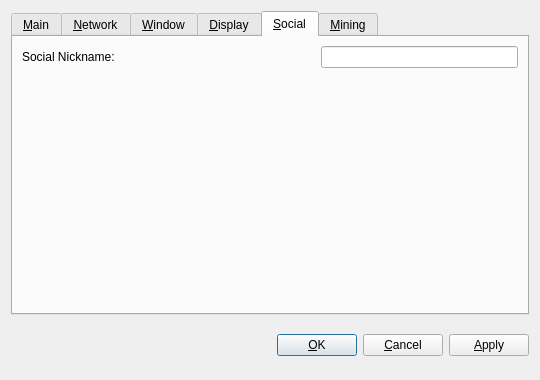
<?xml version="1.0" encoding="UTF-8"?>
<ui version="4.0">
 <class>OptionsDialog</class>
 <widget class="QDialog" name="OptionsDialog">
  <property name="geometry">
   <rect>
    <x>0</x>
    <y>0</y>
    <width>540</width>
    <height>380</height>
   </rect>
  </property>
  <property name="windowTitle">
   <string>Options</string>
  </property>
  <property name="modal">
   <bool>true</bool>
  </property>
  <layout class="QVBoxLayout" name="verticalLayout">
   <item>
    <widget class="QTabWidget" name="tabWidget">
     <property name="tabPosition">
      <enum>QTabWidget::North</enum>
     </property>
     <property name="currentIndex">
      <number>4</number>
     </property>
     <widget class="QWidget" name="tabMain">
      <attribute name="title">
       <string>&amp;Main</string>
      </attribute>
      <layout class="QVBoxLayout" name="verticalLayout_Main">
       <item>
        <widget class="QLabel" name="transactionFeeInfoLabel">
         <property name="text">
          <string>Optional transaction fee per kB that helps make sure your transactions are processed quickly. Most transactions are 1 kB.</string>
         </property>
         <property name="textFormat">
          <enum>Qt::PlainText</enum>
         </property>
         <property name="wordWrap">
          <bool>true</bool>
         </property>
        </widget>
       </item>
       <item>
        <layout class="QHBoxLayout" name="horizontalLayout_1_Main">
         <item>
          <widget class="QLabel" name="transactionFeeLabel">
           <property name="text">
            <string>Pay transaction &amp;fee</string>
           </property>
           <property name="textFormat">
            <enum>Qt::PlainText</enum>
           </property>
           <property name="buddy">
            <cstring>transactionFee</cstring>
           </property>
          </widget>
         </item>
         <item>
          <widget class="BitcoinAmountField" name="transactionFee"/>
         </item>
         <item>
          <spacer name="horizontalSpacer_1_Main">
           <property name="orientation">
            <enum>Qt::Horizontal</enum>
           </property>
           <property name="sizeHint" stdset="0">
            <size>
             <width>40</width>
             <height>20</height>
            </size>
           </property>
          </spacer>
         </item>
        </layout>
       </item>
       <item>
        <widget class="QCheckBox" name="bitcoinAtStartup">
         <property name="toolTip">
          <string>Automatically start Quark after logging in to the system.</string>
         </property>
         <property name="text">
          <string>&amp;Start Quark on system login</string>
         </property>
        </widget>
       </item>
       <item>
        <spacer name="verticalSpacer_Main">
         <property name="orientation">
          <enum>Qt::Vertical</enum>
         </property>
         <property name="sizeHint" stdset="0">
          <size>
           <width>20</width>
           <height>40</height>
          </size>
         </property>
        </spacer>
       </item>
       <item>
        <layout class="QHBoxLayout" name="horizontalLayout_2_Main">
         <item>
          <spacer name="horizontalSpacer_2_Main">
           <property name="orientation">
            <enum>Qt::Horizontal</enum>
           </property>
           <property name="sizeHint" stdset="0">
            <size>
             <width>40</width>
             <height>20</height>
            </size>
           </property>
          </spacer>
         </item>
         <item>
          <widget class="QPushButton" name="resetButton">
           <property name="toolTip">
            <string>Reset all client options to default.</string>
           </property>
           <property name="text">
            <string>&amp;Reset Options</string>
           </property>
           <property name="autoDefault">
            <bool>false</bool>
           </property>
          </widget>
         </item>
        </layout>
       </item>
      </layout>
     </widget>
     <widget class="QWidget" name="tabNetwork">
      <attribute name="title">
       <string>&amp;Network</string>
      </attribute>
      <layout class="QVBoxLayout" name="verticalLayout_Network">
       <item>
        <widget class="QCheckBox" name="mapPortUpnp">
         <property name="toolTip">
          <string>&lt;html&gt;&lt;head/&gt;&lt;body&gt;&lt;p&gt;Automatically open the Quark client port on the router. This only works when your router supports UPnP and it is enabled.&lt;/p&gt;&lt;/body&gt;&lt;/html&gt;</string>
         </property>
         <property name="text">
          <string>Map port using &amp;UPnP</string>
         </property>
        </widget>
       </item>
       <item>
        <widget class="QCheckBox" name="connectSocks">
         <property name="toolTip">
          <string>Connect to the Quark network through a SOCKS proxy (e.g. when connecting through Tor).</string>
         </property>
         <property name="text">
          <string>&amp;Connect through SOCKS proxy:</string>
         </property>
        </widget>
       </item>
       <item>
        <layout class="QHBoxLayout" name="horizontalLayout_Network">
         <item>
          <widget class="QLabel" name="proxyIpLabel">
           <property name="text">
            <string>Proxy &amp;IP:</string>
           </property>
           <property name="textFormat">
            <enum>Qt::PlainText</enum>
           </property>
           <property name="buddy">
            <cstring>proxyIp</cstring>
           </property>
          </widget>
         </item>
         <item>
          <widget class="QValidatedLineEdit" name="proxyIp">
           <property name="maximumSize">
            <size>
             <width>140</width>
             <height>16777215</height>
            </size>
           </property>
           <property name="toolTip">
            <string>IP address of the proxy (e.g. 127.0.0.1)</string>
           </property>
          </widget>
         </item>
         <item>
          <widget class="QLabel" name="proxyPortLabel">
           <property name="text">
            <string>&amp;Port:</string>
           </property>
           <property name="textFormat">
            <enum>Qt::PlainText</enum>
           </property>
           <property name="buddy">
            <cstring>proxyPort</cstring>
           </property>
          </widget>
         </item>
         <item>
          <widget class="QLineEdit" name="proxyPort">
           <property name="maximumSize">
            <size>
             <width>55</width>
             <height>16777215</height>
            </size>
           </property>
           <property name="toolTip">
            <string>Port of the proxy (e.g. 9050)</string>
           </property>
          </widget>
         </item>
         <item>
          <widget class="QLabel" name="socksVersionLabel">
           <property name="text">
            <string>SOCKS &amp;Version:</string>
           </property>
           <property name="textFormat">
            <enum>Qt::PlainText</enum>
           </property>
           <property name="buddy">
            <cstring>socksVersion</cstring>
           </property>
          </widget>
         </item>
         <item>
          <widget class="QValueComboBox" name="socksVersion">
           <property name="toolTip">
            <string>SOCKS version of the proxy (e.g. 5)</string>
           </property>
          </widget>
         </item>
         <item>
          <spacer name="horizontalSpacer_Network">
           <property name="orientation">
            <enum>Qt::Horizontal</enum>
           </property>
           <property name="sizeHint" stdset="0">
            <size>
             <width>40</width>
             <height>20</height>
            </size>
           </property>
          </spacer>
         </item>
        </layout>
       </item>
       <item>
        <spacer name="verticalSpacer_Network">
         <property name="orientation">
          <enum>Qt::Vertical</enum>
         </property>
         <property name="sizeHint" stdset="0">
          <size>
           <width>20</width>
           <height>40</height>
          </size>
         </property>
        </spacer>
       </item>
      </layout>
     </widget>
     <widget class="QWidget" name="tabWindow">
      <attribute name="title">
       <string>&amp;Window</string>
      </attribute>
      <layout class="QVBoxLayout" name="verticalLayout_Window">
       <item>
        <widget class="QCheckBox" name="minimizeToTray">
         <property name="toolTip">
          <string>Show only a tray icon after minimizing the window.</string>
         </property>
         <property name="text">
          <string>&amp;Minimize to the tray instead of the taskbar</string>
         </property>
        </widget>
       </item>
       <item>
        <widget class="QCheckBox" name="minimizeOnClose">
         <property name="toolTip">
          <string>Minimize instead of exit the application when the window is closed. When this option is enabled, the application will be closed only after selecting Quit in the menu.</string>
         </property>
         <property name="text">
          <string>M&amp;inimize on close</string>
         </property>
        </widget>
       </item>
       <item>
        <spacer name="verticalSpacer_Window">
         <property name="orientation">
          <enum>Qt::Vertical</enum>
         </property>
         <property name="sizeHint" stdset="0">
          <size>
           <width>20</width>
           <height>40</height>
          </size>
         </property>
        </spacer>
       </item>
      </layout>
     </widget>
     <widget class="QWidget" name="tabDisplay">
      <attribute name="title">
       <string>&amp;Display</string>
      </attribute>
      <layout class="QVBoxLayout" name="verticalLayout_Display">
       <item>
        <layout class="QHBoxLayout" name="horizontalLayout_1_Display">
         <item>
          <widget class="QLabel" name="langLabel">
           <property name="text">
            <string>User Interface &amp;language:</string>
           </property>
           <property name="textFormat">
            <enum>Qt::PlainText</enum>
           </property>
           <property name="buddy">
            <cstring>lang</cstring>
           </property>
          </widget>
         </item>
         <item>
          <widget class="QValueComboBox" name="lang">
           <property name="toolTip">
            <string>&lt;html&gt;&lt;head/&gt;&lt;body&gt;&lt;p&gt;The user interface language can be set here. This setting will take effect after restarting Quark.&lt;/p&gt;&lt;/body&gt;&lt;/html&gt;</string>
           </property>
          </widget>
         </item>
        </layout>
       </item>
       <item>
        <layout class="QHBoxLayout" name="horizontalLayout_2_Display">
         <item>
          <widget class="QLabel" name="unitLabel">
           <property name="text">
            <string>&amp;Unit to show amounts in:</string>
           </property>
           <property name="textFormat">
            <enum>Qt::PlainText</enum>
           </property>
           <property name="buddy">
            <cstring>unit</cstring>
           </property>
          </widget>
         </item>
         <item>
          <widget class="QValueComboBox" name="unit">
           <property name="toolTip">
            <string>Choose the default subdivision unit to show in the interface and when sending coins.</string>
           </property>
          </widget>
         </item>
        </layout>
       </item>
       <item>
        <widget class="QCheckBox" name="displayAddresses">
         <property name="toolTip">
          <string>&lt;html&gt;&lt;head/&gt;&lt;body&gt;&lt;p&gt;Whether to show Quark addresses in the transaction list or not.&lt;/p&gt;&lt;/body&gt;&lt;/html&gt;</string>
         </property>
         <property name="text">
          <string>&amp;Display addresses in transaction list</string>
         </property>
        </widget>
       </item>
       <item>
        <spacer name="verticalSpacer_Display">
         <property name="orientation">
          <enum>Qt::Vertical</enum>
         </property>
         <property name="sizeHint" stdset="0">
          <size>
           <width>20</width>
           <height>40</height>
          </size>
         </property>
        </spacer>
       </item>
      </layout>
     </widget>
     <widget class="QWidget" name="tabSocial">
      <attribute name="title">
       <string>&amp;Social</string>
      </attribute>
      <layout class="QVBoxLayout" name="verticalLayout_Social">
       <item>
        <layout class="QHBoxLayout" name="horizontalLayout">
         <item>
          <widget class="QLabel" name="labelSocialNick">
           <property name="text">
            <string>Social Nickname: </string>
           </property>
          </widget>
         </item>
         <item>
          <spacer name="horizontalSpacer_3">
           <property name="orientation">
            <enum>Qt::Horizontal</enum>
           </property>
           <property name="sizeHint" stdset="0">
            <size>
             <width>40</width>
             <height>20</height>
            </size>
           </property>
          </spacer>
         </item>
         <item>
          <widget class="QLineEdit" name="editSocialNick"/>
         </item>
        </layout>
       </item>
       <item>
        <spacer name="verticalSpacer">
         <property name="orientation">
          <enum>Qt::Vertical</enum>
         </property>
         <property name="sizeHint" stdset="0">
          <size>
           <width>20</width>
           <height>40</height>
          </size>
         </property>
        </spacer>
       </item>
      </layout>
     </widget>
     <widget class="QWidget" name="tabMining">
      <attribute name="title">
       <string>&amp;Mining</string>
      </attribute>
      <layout class="QVBoxLayout" name="verticalLayout_Mining">
       <item>
        <widget class="QCheckBox" name="checkboxMiningEnabled">
         <property name="toolTip">
          <string>&lt;html&gt;&lt;head/&gt;&lt;body&gt;&lt;p&gt;Whether to enabled Quark mining by default.&lt;/p&gt;&lt;/body&gt;&lt;/html&gt;</string>
         </property>
         <property name="text">
          <string>&amp;Mining enabled</string>
         </property>
        </widget>
       </item>
       <item>
        <layout class="QHBoxLayout" name="horizontalLayout_2_Mining">
         <item>
          <widget class="QLabel" name="labelMiningProcLimit">
           <property name="text">
            <string>&amp;Mining limit:</string>
           </property>
           <property name="textFormat">
            <enum>Qt::PlainText</enum>
           </property>
           <property name="buddy">
            <cstring>comboMiningProcLimit</cstring>
           </property>
          </widget>
         </item>
         <item>
          <widget class="QValueComboBox" name="comboMiningProcLimit">
           <property name="toolTip">
            <string>Choose the default mining intensity.</string>
           </property>
          </widget>
         </item>
        </layout>
       </item>
       <item>
        <spacer name="verticalSpacer_Display">
         <property name="orientation">
          <enum>Qt::Vertical</enum>
         </property>
         <property name="sizeHint" stdset="0">
          <size>
           <width>20</width>
           <height>40</height>
          </size>
         </property>
        </spacer>
       </item>
      </layout>
     </widget>
    </widget>
   </item>
   <item>
    <layout class="QHBoxLayout" name="horizontalLayout_Buttons">
     <item>
      <spacer name="horizontalSpacer_1">
       <property name="orientation">
        <enum>Qt::Horizontal</enum>
       </property>
       <property name="sizeHint" stdset="0">
        <size>
         <width>40</width>
         <height>48</height>
        </size>
       </property>
      </spacer>
     </item>
     <item>
      <widget class="QLabel" name="statusLabel">
       <property name="font">
        <font>
         <weight>75</weight>
         <bold>true</bold>
        </font>
       </property>
       <property name="text">
        <string/>
       </property>
       <property name="textFormat">
        <enum>Qt::PlainText</enum>
       </property>
       <property name="wordWrap">
        <bool>true</bool>
       </property>
      </widget>
     </item>
     <item>
      <spacer name="horizontalSpacer_2">
       <property name="orientation">
        <enum>Qt::Horizontal</enum>
       </property>
       <property name="sizeHint" stdset="0">
        <size>
         <width>40</width>
         <height>48</height>
        </size>
       </property>
      </spacer>
     </item>
     <item>
      <widget class="QPushButton" name="okButton">
       <property name="text">
        <string>&amp;OK</string>
       </property>
      </widget>
     </item>
     <item>
      <widget class="QPushButton" name="cancelButton">
       <property name="text">
        <string>&amp;Cancel</string>
       </property>
       <property name="autoDefault">
        <bool>false</bool>
       </property>
      </widget>
     </item>
     <item>
      <widget class="QPushButton" name="applyButton">
       <property name="text">
        <string>&amp;Apply</string>
       </property>
       <property name="autoDefault">
        <bool>false</bool>
       </property>
      </widget>
     </item>
    </layout>
   </item>
  </layout>
 </widget>
 <customwidgets>
  <customwidget>
   <class>BitcoinAmountField</class>
   <extends>QSpinBox</extends>
   <header>bitcoinamountfield.h</header>
  </customwidget>
  <customwidget>
   <class>QValueComboBox</class>
   <extends>QComboBox</extends>
   <header>qvaluecombobox.h</header>
  </customwidget>
  <customwidget>
   <class>QValidatedLineEdit</class>
   <extends>QLineEdit</extends>
   <header>qvalidatedlineedit.h</header>
  </customwidget>
 </customwidgets>
 <resources/>
 <connections/>
</ui>
